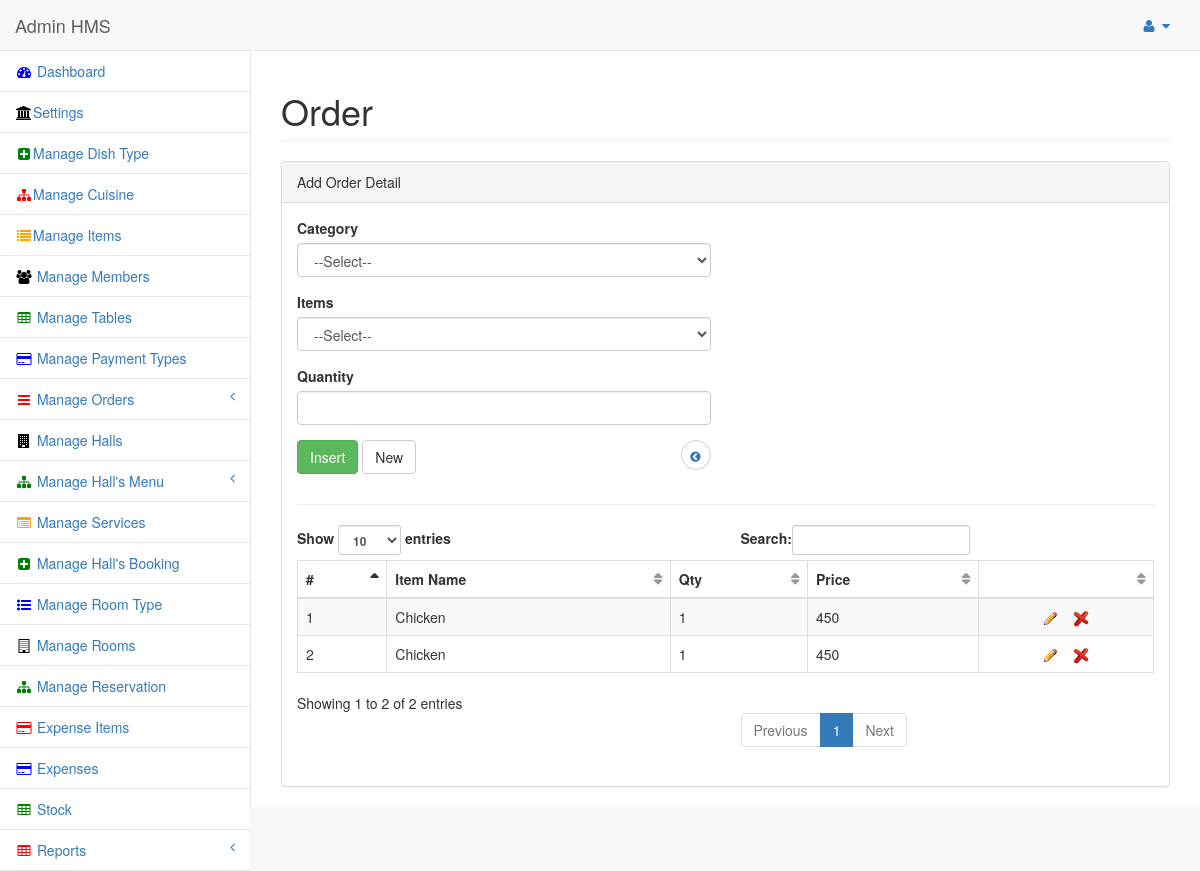
The page /admin/panel/order_detail.php?o_id=4 (signed in) on the database its author committed.
### tables this page shows
CREATE TABLE IF NOT EXISTS `order_detail` (
  `or_id` int(11) NOT NULL AUTO_INCREMENT,
  `quantity` int(11) NOT NULL,
  `price` float NOT NULL,
  `mc_id` int(11) NOT NULL,
  `i_id` int(11) NOT NULL,
  `o_id` int(11) NOT NULL,
  `or_status` int(11) NOT NULL,
  PRIMARY KEY (`or_id`)
);

CREATE TABLE IF NOT EXISTS `items` (
  `i_id` int(11) NOT NULL AUTO_INCREMENT,
  `mc_id` int(11) NOT NULL,
  `i_name` text NOT NULL,
  `i_price` float NOT NULL,
  `i_status` int(11) NOT NULL,
  `cs_id` int(11) NOT NULL,
  PRIMARY KEY (`i_id`)
);

### functions.php (called while the page is built, shortened)
<?php
function get_title($mode,$text){
switch($mode)
{
case item:	   $sql2 = "select i_name title from items where i_id ='$text'"; break;
}
$result = mysql_query($sql2);
$rows = mysql_fetch_assoc($result);
$title	= $rows["title"];
return $title;
}
?>

### admin/panel/order_detail.php (the view, shortened to what this page needs)
<?php include("../../conn/db.php");
include("../../functions.php");
?>
<!DOCTYPE html>
<html lang="en">
<head>
   <?php include("header.php"); ?>
</head>
<body>
    <div id="wrapper">
        <nav class="navbar navbar-default navbar-static-top" role="navigation" style="margin-bottom: 0">
            <div class="navbar-header">
                <a class="navbar-brand" href="index.php">Admin HMS</a>
            </div>
           <?php include("topbar.php") ?>
		<?php include("sidebar.php"); ?>
        </nav>
        <div id="page-wrapper">
            <div class="row">
                <div class="col-lg-12">
                    <h1 class="page-header">Order</h1>
                </div>
            </div>
            <div class="row">
                <div class="col-lg-12">
                    <div class="panel panel-default">
                        <div class="panel-heading">
                            Add Order Detail
                        </div>
                        <div class="panel-body">
                            <div class="row">
                                <div class="col-lg-6">
                                    <form role="form" method="post" id="userForm">
										<div class="form-group">
                                            <label>Category</label>
                                             <select name="mc_id" id="mc_id" class="form-control" required>
											<option value="">--Select--</option>
											</select>
                                        </div>
										<div class="form-group">
                                            <label>Items</label>
                                             <select name="i_id" id="i_id" class="form-control" required>
									<?php if($i_id!=""){ ?>
									<option value="<?php echo $i_id; ?>" ><?php echo get_title(item,$i_id); ?></option>
									<?php } else { ?>
									<option value="">--Select--</option>
									<?php } ?>
											</select>
                                        </div>
										 <div class="form-group">
                                            <label>Quantity</label>
                                            <input class="form-control" type="text" name="quantity" value="<?php echo $quantity; ?>">
                                        </div>
                                       <?php if(isset($_GET["or_id"]))
										{ ?>
                                        <button type="submit" class="btn btn-primary">Update </button>
										<a href="order_detail.php?o_id=<?php echo $_GET["o_id"]; ?>" class="btn btn-default">  New  </a>
										<?php } else { ?>
                                        <button type="submit" class="btn btn-success">Insert </button>
										<a href="order_detail.php?o_id=<?php echo $_GET["o_id"]; ?>" class="btn btn-default">  New  </a>
										<?php } ?>
										<button type="button" title="Back" class="btn btn-default btn-circle" style="float: right;">
										<a href="orders.php?o_id=<?php echo $_GET["o_id"]; ?>"> <i class="fa fa-chevron-circle-left"></i> </a></button>
									</form>
                                </div>
                            </div>
							<hr>
						<div id="txtHint" style="margin-top:20px;">
							<?php include("view_oitems.php"); ?>
							</div>
                        </div>
                    </div>
                </div>
            </div>
        </div>
    </div>
</body>
</html>

### admin/panel/view_oitems.php (shortened to what this page needs)
<?php require_once('../../conn/db.php');
 require_once('../../functions.php');
 $o_id = $_GET["o_id"];
 ?>
 <div class="dataTable_wrapper">
                                <table class="table table-striped table-bordered table-hover" id="dataTables-example">
                                    <thead>
                                        <tr>
                                            <th>#</th>
                                            <th>Item Name</th>
                                            <th>Qty</th>
                                            <th>Price</th>
                                            <th></th>
										</tr>
                                    </thead>
                                    <tbody>
									                 <?php
				$insertSQL = "SELECT * FROM `order_detail` where or_status = '0' and o_id = '$o_id'";
				$Result1 = mysql_query($insertSQL, $dbconfig) or die(mysql_error());
				while($row = mysql_fetch_assoc($Result1))
				{
				$o_id 		 = $row["o_id"];
				$or_id		 = $row["or_id"];
				$quantity	 = $row["quantity"];
				$price		 = $row["price"];
				$i_id		 = $row["i_id"];
						?>
                                        <tr class="odd gradeX">
                                            <td><?php echo $mc = $mc + 1; ?></td>
                                            <td><?php echo get_title(item,$i_id); ?></td>
                                            <td><?php echo $quantity; ?></td>
                                            <td><?php echo $price; ?></td>
                                            <td align="center"><a href="order_detail.php?o_id=<?php echo $o_id; ?>&or_id=<?php echo $or_id; ?>" title="Edit"> <img src="img/edit.gif" alt="HMS" /></a>
										<a href="#" class="delete_class<?php echo $or_id; ?>" id="confirm<?php echo $or_id; ?>" value="<?php echo $or_id; ?>"  title="Delete" > <img src="img/delete.png" alt="HMS" /></a>
										</td>
                                        </tr>
				<?php } ?>
                                     </tbody>
                                </table>
                            </div>

### lobibox-master/demo/demo.css (style rules this page uses)
.btn { margin-bottom: 10px; }

### rows shown on the page
order_detail: i.i_name "Chicken", quantity "1", price "450", $or_id 8 (drawn)
order_detail: mc "2", i.i_name "Chicken", quantity "1", price "450", $or_id 9 (drawn)
